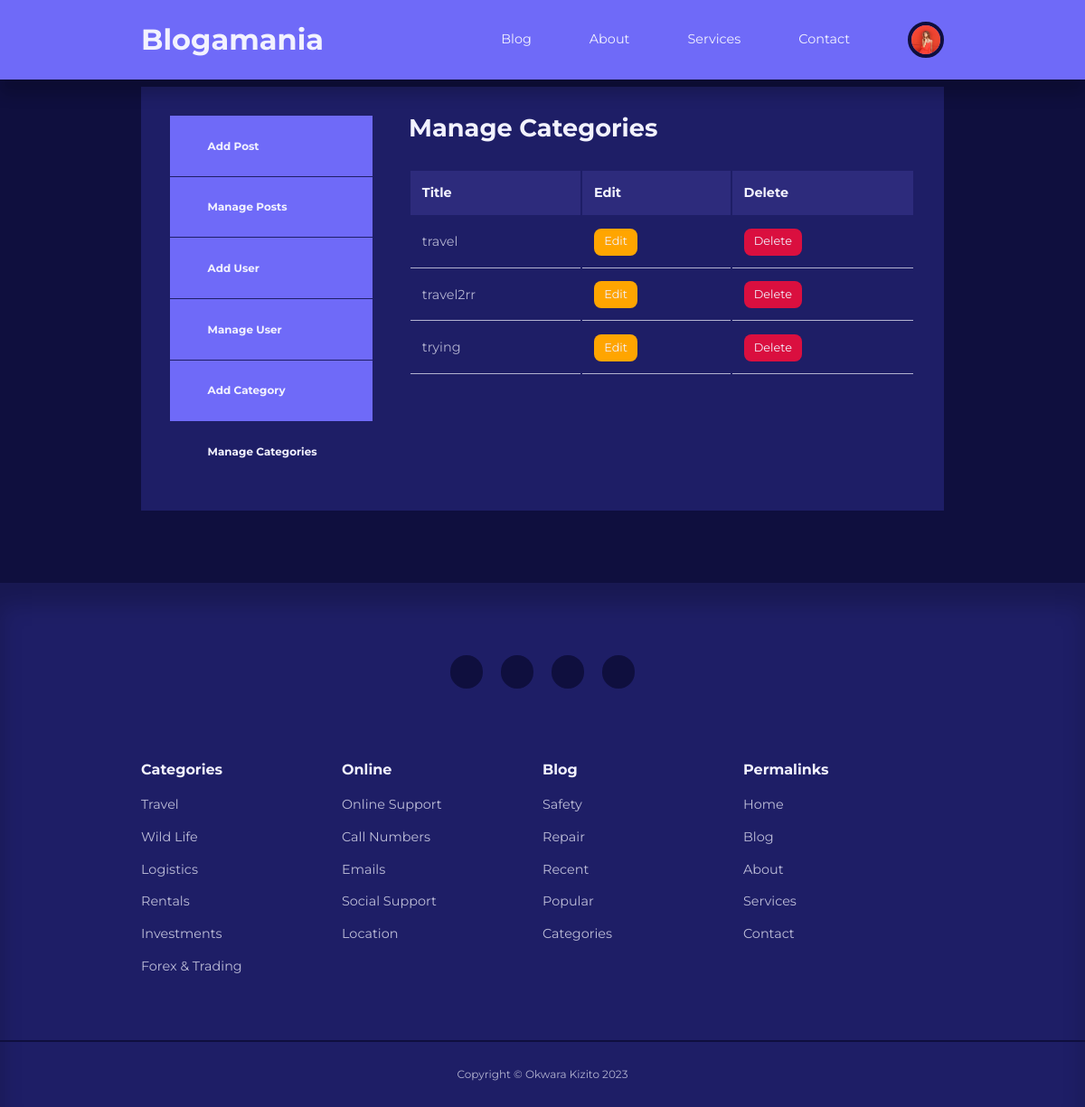
Before: /admin/manage-category.php (signed in) with the older database file.
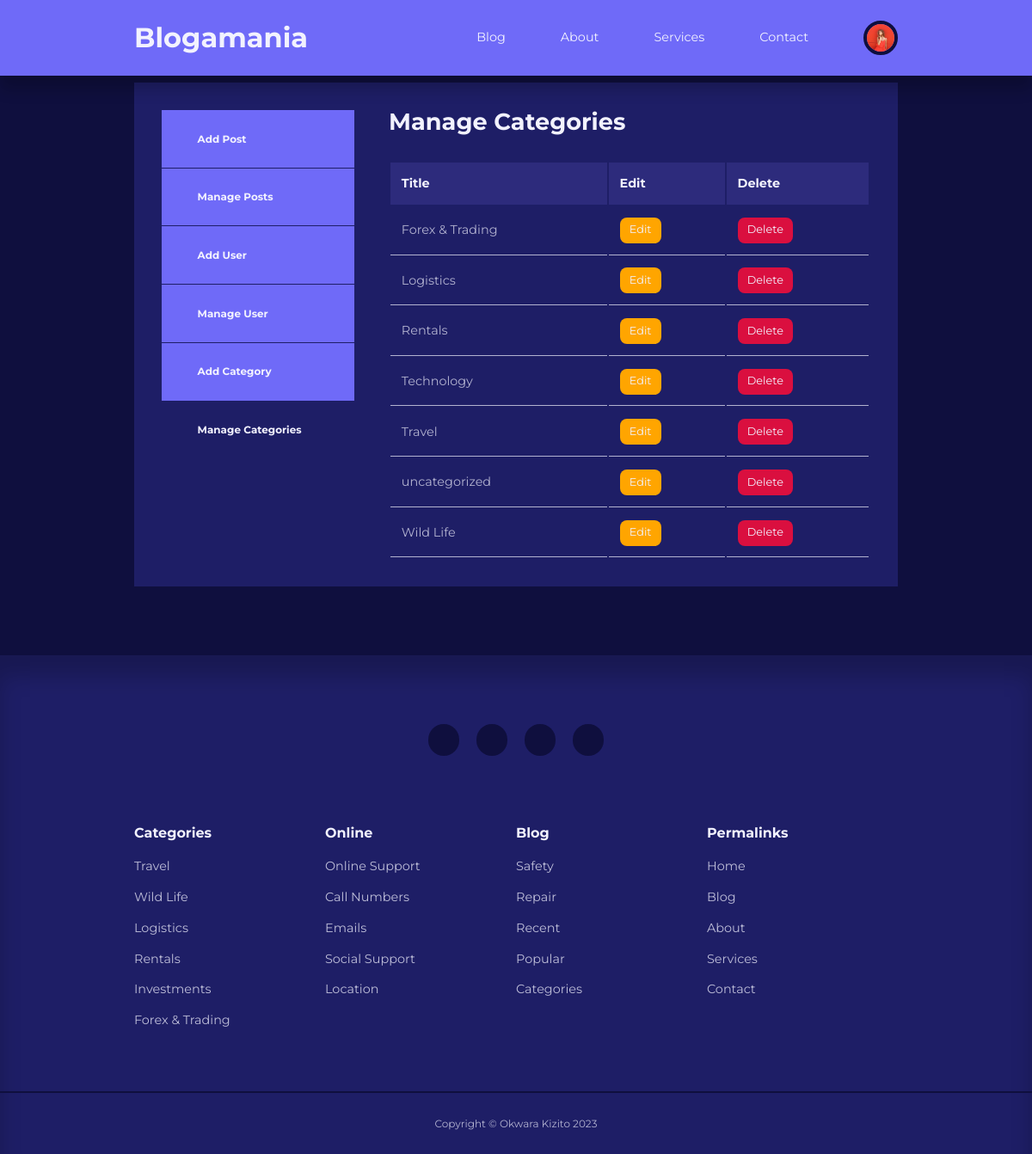
After: the same page with the newer database file.
### tables this page shows
CREATE TABLE IF NOT EXISTS `categories` (
  `id` int NOT NULL AUTO_INCREMENT,
  `title` varchar(50) NOT NULL,
  `description` text NOT NULL,
  `token` text NOT NULL,
  PRIMARY KEY (`id`)
);

### admin/manage-category.php (the view, shortened to what this page needs)
<?php include("config/partials/header.php");
 $query_cat = "select * from categories order by title";
 $result_cat = mysqli_query($conn, $query_cat);
 $num_cat = mysqli_num_rows($result_cat);
?>
<section class="dashboard">
  <div class="container dashboard__container">
    <aside id="aside">
      <ul>
        <li>
          <a href="add-post.php"><i class="uil uil-pen"></i>
            <h5>Add Post</h5>
          </a>
        </li>
        <li>
          <a href="index.php"><i class="uil uil-postcard"></i>
            <h5>Manage Posts</h5>
          </a>
        </li>
        <?php if (isset($_SESSION['user_is_admin'])) : ?>
          <li>
            <a href="add-user.php"><i class="uil uil-user-plus"></i>
              <h5>Add User</h5>
            </a>
          </li>
          <li>
            <a href="manage-user.php"><i class="uil uil-users-alt"></i>
              <h5>Manage User</h5>
            </a>
          </li>
          <li>
            <a href="add-category.php"><i class="uil uil-edit"></i>
              <h5>Add Category</h5>
            </a>
          </li>
          <li>
            <a href="manage-category.php" class="active"><i class="uil uil-list-ul"></i>
              <h5>Manage Categories</h5>
            </a>
          </li>
        <?php endif ?>
      </ul>
    </aside>
    <main>
      <h2>Manage Categories</h2>
      <?php if($num_cat > 0) : ?>
      <table>
        <thead>
          <th>Title</th>
          <th>Edit</th>
          <th>Delete</th>
        </thead>
        <tbody>
          <?php
          while ($row_cat = mysqli_fetch_assoc($result_cat)) : ?>
            <tr>
              <td><?= $row_cat['title'] ?></td>
              <td>
                <a href="<?= ROOT_URL ?>admin/edit-category.php?id=<?= base64_encode($row_cat['id']) ?>" class="btn sm warning">Edit</a>
              </td>
              <td>
                <a href="<?= ROOT_URL ?>admin/delete-category.php?id=<?= base64_encode($row_cat['id']) ?>" class="btn sm danger">Delete</a>
              </td>
            </tr>
          <?php endwhile ?>
        </tbody>
      </table>
      <?php else : ?>
        <div class="alert__message error">
          <p><?= "No Categories Found"?></p>
        </div>
        <?php endif ?>
    </main>
  </div>
</section>
<?php include("../partials/footer.php"); ?>
</body>
</html>

Changed rows visible on the page:
removed categories: title "travel"
removed categories: title "travel2rr"
removed categories: title "trying"
added categories: title "Forex & Trading"
added categories: title "Logistics"
added categories: title "Rentals"
added categories: title "Technology"
added categories: title "Travel"
added categories: title "uncategorized"
added categories: title "Wild Life"
